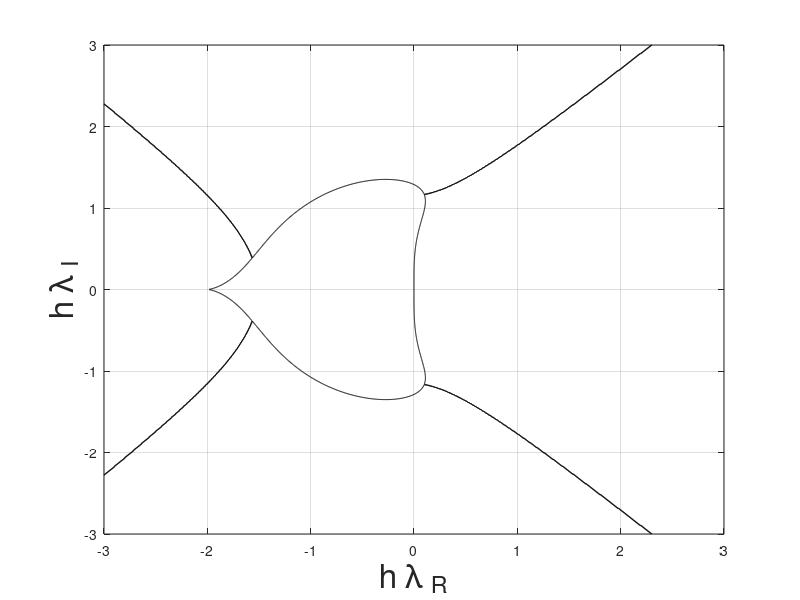
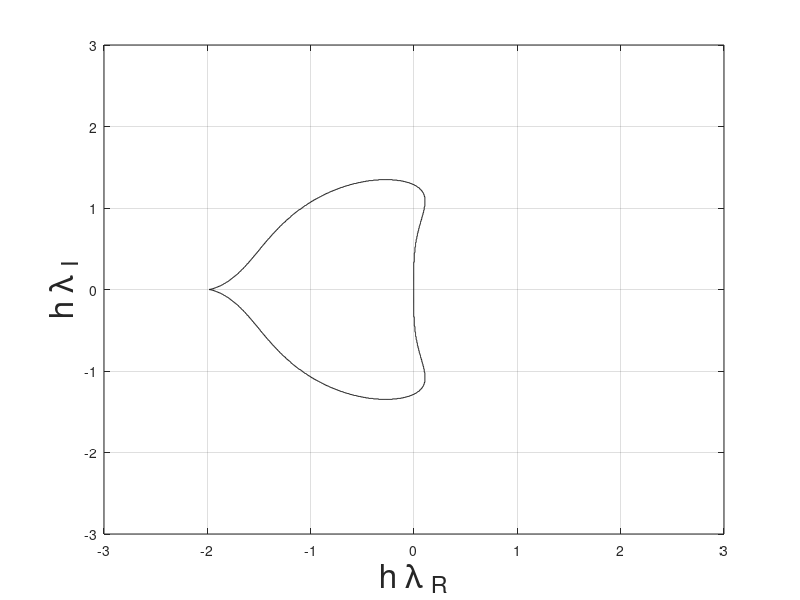

MATLAB code to generate these figures, in order:
% make a contour plot of the stability region of A-B 2nd order

% number of points in x and y
numz = 1000;
numr = 3; % bound of x,y
x = linspace(-numr,numr,numz); % real
y = linspace(-numr,numr,numz); % imag
[xz,yz] = meshgrid(x,y); % make matrices
h = 1; % h just scales the axes
z = xz+1i*yz; % use this for complex math
stable_region1 = abs(0.5.*((1+z.*h+3/4*h^2.*(z.^2))+sqrt((1+z.*h+3/4*h^2.*(z.^2)).^2-z.^2.*h^2)));
stable_region2 = abs(0.5.*((1+z.*h+3/4*h^2.*(z.^2))-sqrt((1+z.*h+3/4*h^2.*(z.^2)).^2-z.^2.*h^2)));

% non-vectorized search for the boundary
% could use 'find' in a smart way to vectorize
% but this works
stable_region = zeros(numz);
for i=1:numz
    for j=1:numz
        % check if on the boundary of both
        if stable_region1(i,j) <= 1 && stable_region2(i,j) <= 1
            stable_region(i,j) = 1;
        end
    end
end

% plot the first figure
% looks like that in notes
hf = figure;
contour(xz,yz,stable_region1,[1,1],'k');
hold on;
contour(xz,yz,stable_region2,[1,1],'k');
% set(gca,'XTick',1:(numz/12):numz)
% set(gca,'XTickLabel',x(1:(numz/12):end))
grid on;
xlabel('h \lambda _R','FontSize',24);
ylabel('h \lambda _I','FontSize',24);
saveas(hf,'andy_hw04_prb05_01.png')
% close(hf);

% plot the second figure
% cleaner boundary from search
gf = figure;
contour(xz,yz,stable_region,[1,1],'k');
grid on;
xlabel('h \lambda _R','FontSize',24);
ylabel('h \lambda _I','FontSize',24);
saveas(gf,'andy_hw04_prb05_02.png')
% close(gf);